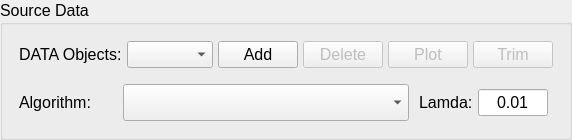
        <widget class="QGroupBox" name="groupBox_5">
         <property name="minimumSize">
          <size>
           <width>0</width>
           <height>0</height>
          </size>
         </property>
         <property name="maximumSize">
          <size>
           <width>16777215</width>
           <height>16777215</height>
          </size>
         </property>
         <property name="font">
          <font>
           <pointsize>12</pointsize>
          </font>
         </property>
         <property name="title">
          <string>Source Data</string>
         </property>
         <layout class="QVBoxLayout" name="verticalLayout_2">
          <item>
           <layout class="QHBoxLayout" name="horizontalLayout_5">
            <property name="spacing">
             <number>5</number>
            </property>
            <property name="leftMargin">
             <number>5</number>
            </property>
            <property name="topMargin">
             <number>5</number>
            </property>
            <property name="rightMargin">
             <number>5</number>
            </property>
            <property name="bottomMargin">
             <number>5</number>
            </property>
            <item>
             <widget class="QLabel" name="label_4">
              <property name="sizePolicy">
               <sizepolicy hsizetype="Minimum" vsizetype="MinimumExpanding">
                <horstretch>0</horstretch>
                <verstretch>0</verstretch>
               </sizepolicy>
              </property>
              <property name="maximumSize">
               <size>
                <width>16777215</width>
                <height>16777215</height>
               </size>
              </property>
              <property name="font">
               <font>
                <pointsize>12</pointsize>
               </font>
              </property>
              <property name="text">
               <string>DATA Objects:</string>
              </property>
             </widget>
            </item>
            <item>
             <widget class="QComboBox" name="comboBoxData">
              <property name="sizePolicy">
               <sizepolicy hsizetype="Expanding" vsizetype="Expanding">
                <horstretch>0</horstretch>
                <verstretch>0</verstretch>
               </sizepolicy>
              </property>
              <property name="minimumSize">
               <size>
                <width>0</width>
                <height>0</height>
               </size>
              </property>
              <property name="maximumSize">
               <size>
                <width>16777215</width>
                <height>16777215</height>
               </size>
              </property>
              <property name="font">
               <font>
                <pointsize>12</pointsize>
               </font>
              </property>
             </widget>
            </item>
            <item>
             <widget class="QPushButton" name="pushButtonAddData">
              <property name="sizePolicy">
               <sizepolicy hsizetype="Minimum" vsizetype="Minimum">
                <horstretch>0</horstretch>
                <verstretch>0</verstretch>
               </sizepolicy>
              </property>
              <property name="maximumSize">
               <size>
                <width>16777215</width>
                <height>16777215</height>
               </size>
              </property>
              <property name="font">
               <font>
                <pointsize>12</pointsize>
               </font>
              </property>
              <property name="text">
               <string>Add</string>
              </property>
             </widget>
            </item>
            <item>
             <widget class="QPushButton" name="pushButtonDeleteData">
              <property name="enabled">
               <bool>false</bool>
              </property>
              <property name="sizePolicy">
               <sizepolicy hsizetype="Minimum" vsizetype="Minimum">
                <horstretch>0</horstretch>
                <verstretch>0</verstretch>
               </sizepolicy>
              </property>
              <property name="text">
               <string>Delete</string>
              </property>
             </widget>
            </item>
            <item>
             <widget class="QPushButton" name="pushButtonPlotData">
              <property name="enabled">
               <bool>false</bool>
              </property>
              <property name="sizePolicy">
               <sizepolicy hsizetype="Minimum" vsizetype="Minimum">
                <horstretch>0</horstretch>
                <verstretch>0</verstretch>
               </sizepolicy>
              </property>
              <property name="text">
               <string>Plot</string>
              </property>
             </widget>
            </item>
            <item>
             <widget class="QPushButton" name="pushButtonTrimData">
              <property name="enabled">
               <bool>false</bool>
              </property>
              <property name="sizePolicy">
               <sizepolicy hsizetype="Minimum" vsizetype="Minimum">
                <horstretch>0</horstretch>
                <verstretch>0</verstretch>
               </sizepolicy>
              </property>
              <property name="text">
               <string>Trim</string>
              </property>
             </widget>
            </item>
           </layout>
          </item>
          <item>
           <layout class="QHBoxLayout" name="horizontalLayout_6">
            <property name="spacing">
             <number>5</number>
            </property>
            <property name="leftMargin">
             <number>5</number>
            </property>
            <property name="topMargin">
             <number>5</number>
            </property>
            <property name="rightMargin">
             <number>5</number>
            </property>
            <property name="bottomMargin">
             <number>5</number>
            </property>
            <item>
             <widget class="QLabel" name="label_5">
              <property name="sizePolicy">
               <sizepolicy hsizetype="Minimum" vsizetype="Minimum">
                <horstretch>0</horstretch>
                <verstretch>0</verstretch>
               </sizepolicy>
              </property>
              <property name="font">
               <font>
                <pointsize>12</pointsize>
               </font>
              </property>
              <property name="text">
               <string>Algorithm:      </string>
              </property>
             </widget>
            </item>
            <item>
             <widget class="QComboBox" name="comboBoxAlgorithm">
              <property name="sizePolicy">
               <sizepolicy hsizetype="MinimumExpanding" vsizetype="MinimumExpanding">
                <horstretch>0</horstretch>
                <verstretch>0</verstretch>
               </sizepolicy>
              </property>
              <property name="minimumSize">
               <size>
                <width>250</width>
                <height>30</height>
               </size>
              </property>
              <property name="font">
               <font>
                <pointsize>12</pointsize>
               </font>
              </property>
             </widget>
            </item>
            <item>
             <layout class="QHBoxLayout" name="horizontalLayout_4">
              <property name="spacing">
               <number>5</number>
              </property>
              <property name="sizeConstraint">
               <enum>QLayout::SetMinimumSize</enum>
              </property>
              <property name="leftMargin">
               <number>5</number>
              </property>
              <property name="topMargin">
               <number>5</number>
              </property>
              <property name="rightMargin">
               <number>5</number>
              </property>
              <property name="bottomMargin">
               <number>5</number>
              </property>
              <item>
               <widget class="QLabel" name="label_6">
                <property name="sizePolicy">
                 <sizepolicy hsizetype="Minimum" vsizetype="Minimum">
                  <horstretch>0</horstretch>
                  <verstretch>0</verstretch>
                 </sizepolicy>
                </property>
                <property name="maximumSize">
                 <size>
                  <width>65</width>
                  <height>30</height>
                 </size>
                </property>
                <property name="font">
                 <font>
                  <pointsize>12</pointsize>
                 </font>
                </property>
                <property name="text">
                 <string>Lamda:</string>
                </property>
                <property name="buddy">
                 <cstring>lineEditLamda</cstring>
                </property>
               </widget>
              </item>
              <item>
               <widget class="QLineEdit" name="lineEditLamda">
                <property name="sizePolicy">
                 <sizepolicy hsizetype="Minimum" vsizetype="Minimum">
                  <horstretch>0</horstretch>
                  <verstretch>0</verstretch>
                 </sizepolicy>
                </property>
                <property name="maximumSize">
                 <size>
                  <width>70</width>
                  <height>40</height>
                 </size>
                </property>
                <property name="font">
                 <font>
                  <pointsize>12</pointsize>
                 </font>
                </property>
                <property name="text">
                 <string>0.01</string>
                </property>
                <property name="alignment">
                 <set>Qt::AlignCenter</set>
                </property>
               </widget>
              </item>
             </layout>
            </item>
           </layout>
          </item>
         </layout>
        </widget>
